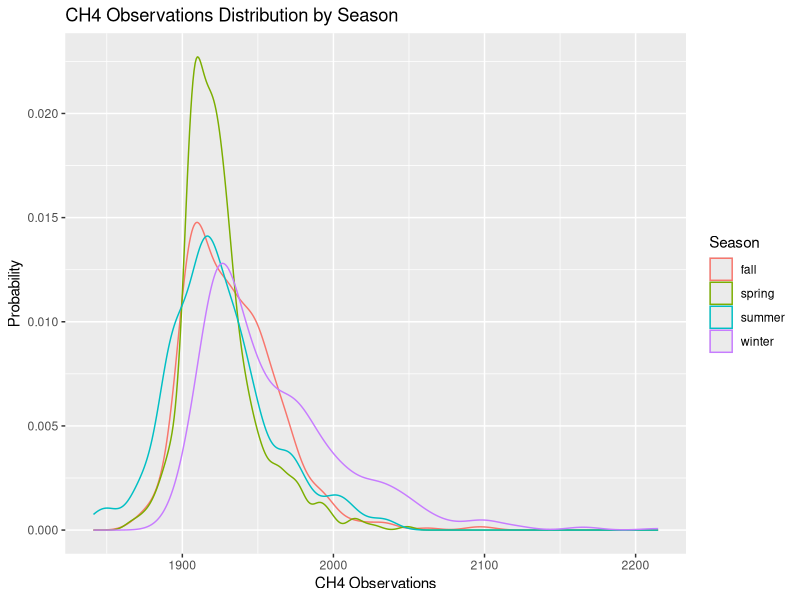

This figure's R source: (Note: this script raises an error after producing the figure.)
## ---- chunk 1
library(knitr)
library(plyr)
library(tidyverse)
opts_chunk$set(echo = FALSE,
               cache = TRUE, autodep = TRUE,
               message = FALSE, warning = FALSE)
## ---- chunk 2
# I need to set setwd otherwise it cause error, you guys can change it
# setwd("C:\\Users\\Asus\\Desktop\\2017 Fall\\STAT-S 470\\Small Projects\\Small Project 1")
methane <- read.csv("COP_CH4_Obs_Mod_Bg_Sep2012-Aug2013.csv")

afternoon <- c("16", "17", "18", "19", "20", "21")
spring.months <- c("3", "4", "5")
spring <- methane %>% filter(Mn %in% spring.months & Hr %in% afternoon)
summer.months <- c("6", "7", "8")
summer <- methane %>% filter(Mn %in% summer.months & Hr %in% afternoon)
fall.months <- c("9", "10", "11")
fall <- methane %>% filter(Mn %in% fall.months & Hr %in% afternoon)
winter.months <- c("12", "1", "2")
winter <- methane %>% filter(Mn %in% winter.months & Hr %in% afternoon)

# For part i)
season.dat <- rbind(spring, summer, fall, winter)
Season <- c(rep("spring", nrow(spring)), rep("summer", nrow(summer)),
            rep("fall", nrow(fall)), rep("winter", nrow(winter)))
season.noon <- cbind(Season, season.dat)

# For part ii)
methane$Date <- as.Date(with(methane, paste(Yr, Mn, Dy, sep = "-")), "%Y-%m-%d")
CH4.ave <- ddply(methane, .(Date), summarize, daily.ave = mean(Obs))
## ---- chunk 3
ggplot(season.noon, aes(x = Obs, colour = Season)) + geom_density() + 
  ggtitle("CH4 Observations Distribution by Season") + 
  xlab("CH4 Observations") + ylab("Probability")
## ---- chunk 4
# I don't know what it meant by "fit a trend component"
ggplot(methane, aes(Date, CH4.ave[2])) + geom_line() + ylab("Daily CH4 Average") +
  ggtitle("Daily CH4 Average")
## ---- chunk 5
methane.bu.sp <- read.csv("BU_C2H6_CH4_5min_May-Jun2014.csv")
methane.bu.fa <- read.csv("BU_C2H6_CH4_5min_Oct2012-Jan2013.csv")
